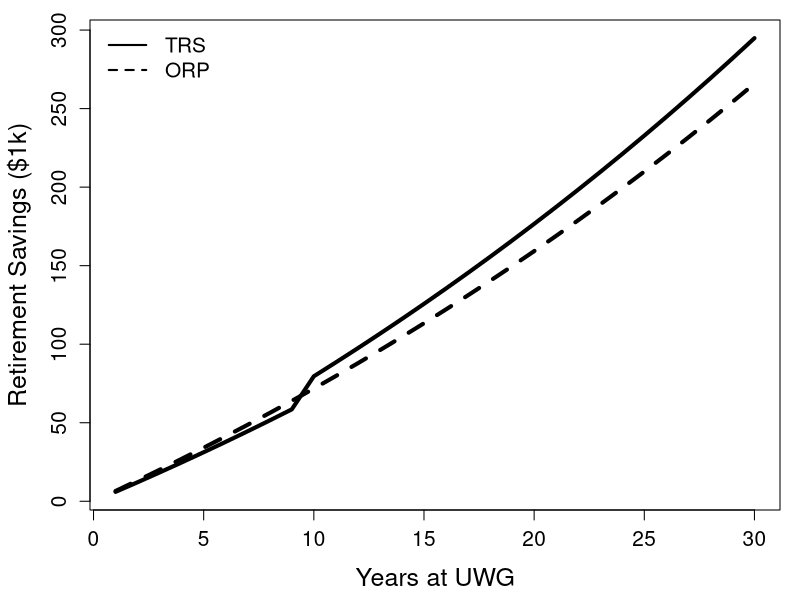
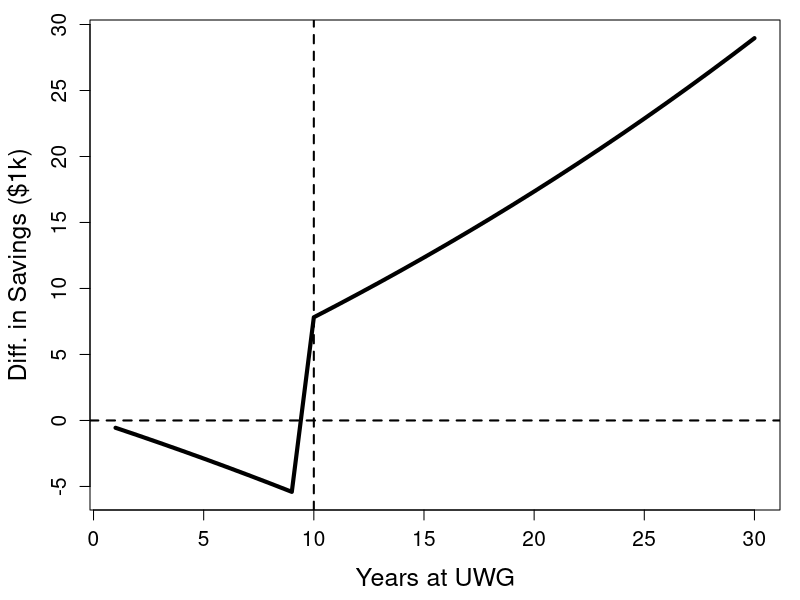
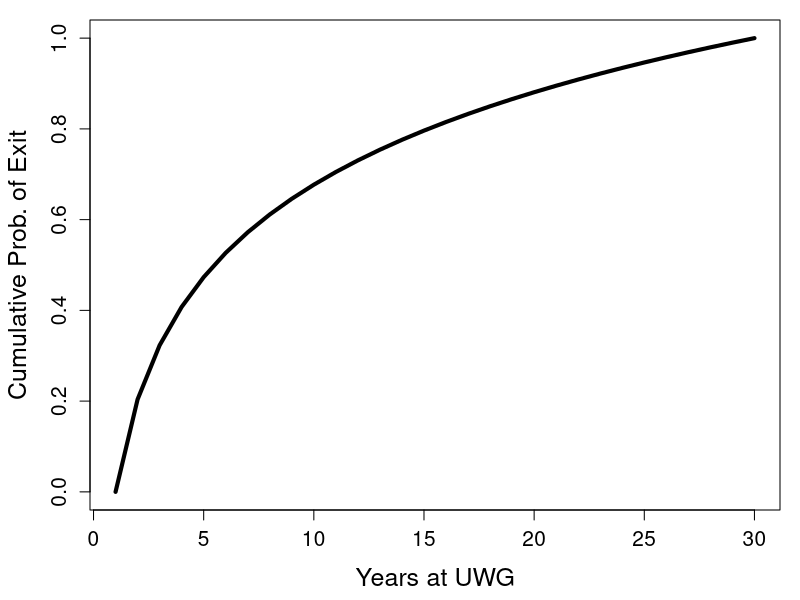
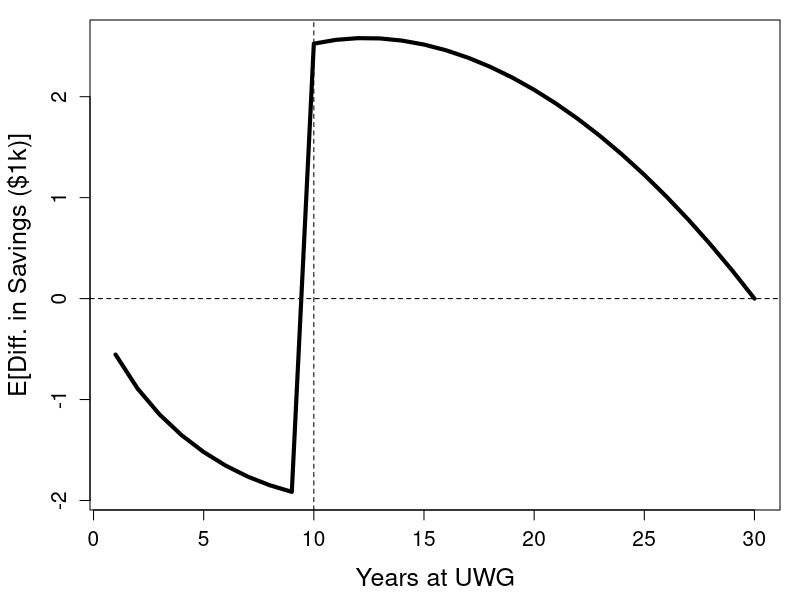
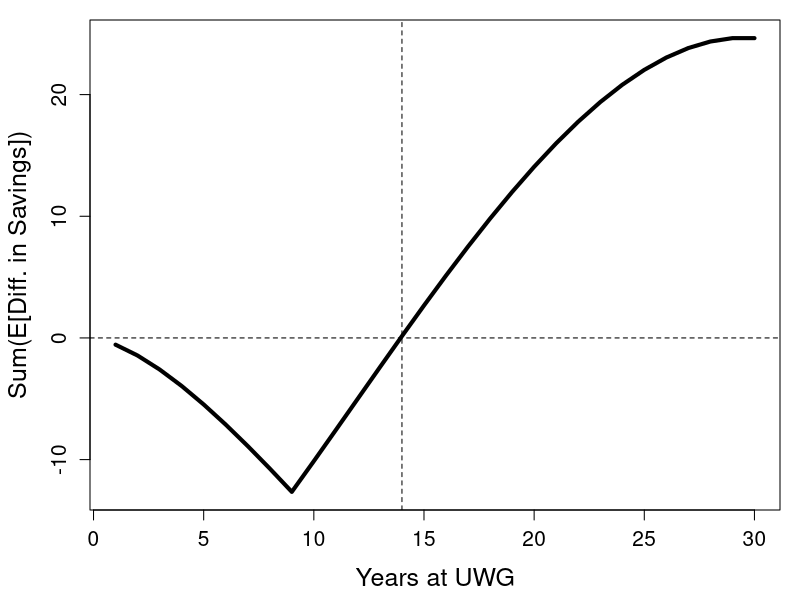

These figures' R source, in order:

rm(list=ls())

x <- data.frame(
  year = 1:30,
  salary = 100
)

for(i in 2:nrow(x)){
  x$salary[i] <- x$salary[i-1] * 1.02
}

x$savings <- x$salary*0.06
x$TRS <- ifelse(x$year < 10, x$savings, x$savings + x$savings*0.2114)
x$TRS_total <- ifelse(x$year < 10, cumsum(x$savings), cumsum(x$savings + x$savings*0.2114))

x$ORP <- x$savings + x$savings*0.0924
x$ORP_total <- cumsum(x$ORP)

par(mar = c(4.5, 4.5, 1, 1))
plot(x$year, x$TRS_total, type = "l", lwd = 4,
     xlab = "Years at UWG", ylab = "Retirement Savings ($1k)",
     cex.axis = 1.25, cex.lab = 1.5)
lines(x$year, x$ORP_total, lty = 2, lwd = 4)
legend("topleft",
       legend = c("TRS", "ORP"),
       lwd = 2, lty = c(1, 2), bty = "n",
       cex = 1.25)

x$diff <- x$TRS_total - x$ORP_total

plot(x$year, x$diff, type = "l", lwd = 4,
     cex.axis = 1.25, cex.lab = 1.5,
     xlab = "Years at UWG", ylab = "Diff. in Savings ($1k)")
abline(v = 10, lty = 2, lwd = 2)
abline(h = 0, lty = 2, lwd = 2)

x$diff <- x$TRS_total - x$ORP_total
z <- list()
for(i in seq(0, 1, 0.01)){
  x$prob_leave <- i * log(seq_len(nrow(x))) / log(nrow(x))
  z[[length(z)+1]] <- data.frame(
    prob_leave = i,
    ev_trs = sum(x$diff*(1-x$prob_leave))
  )
}
z <- as.data.frame(do.call(rbind, z))

plot(x$year, x$prob_leave, type = "l", lwd = 4,
     xlab = "Years at UWG", ylab = "Cumulative Prob. of Exit",
     cex.axis = 1.25, cex.lab = 1.5)

plot(x$year, (1-x$prob_leave)*x$diff, type = "l", lwd = 4,
     xlab = "Years at UWG", ylab = "E[Diff. in Savings ($1k)]",
     cex.axis = 1.25, cex.lab = 1.5)
abline(h = 0, lty = 2)
abline(v = 10, lty = 2)

x$break_even <- cumsum((1-x$prob_leave)*x$diff)
# x$break_even <- cumsum(x$diff)
plot(x$year, x$break_even, type = "l", lwd = 4,
     xlab = "Years at UWG", ylab = "Sum(E[Diff. in Savings])",
     cex.axis = 1.25, cex.lab = 1.5)
abline(h = 0, lty = 2)
abline(v = 14, lty = 2)
